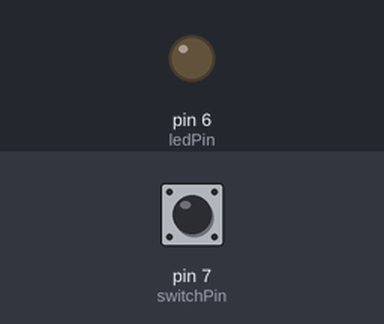
Simulated run of this sketch. Board: Arduino Uno, built with avr-gcc and run on an emulated ATmega328P. On the bench: output pins drawn as LEDs (lit = HIGH). The test bench sets the inputs (shaded band); at power-on: pin 7 (switchPin) LOW.

Above: at 1.2 s.
1.3 s: pin 7 (switchPin) pulled HIGH for 0.15 s
At 1.37 s:
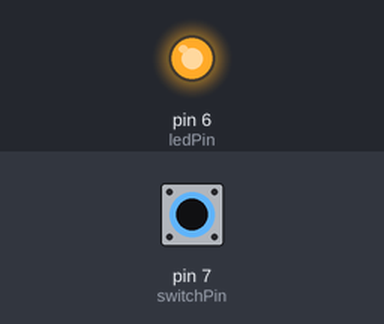
2.9 s: pin 7 (switchPin) pulled HIGH for 3.2 s
At 6.8 s:
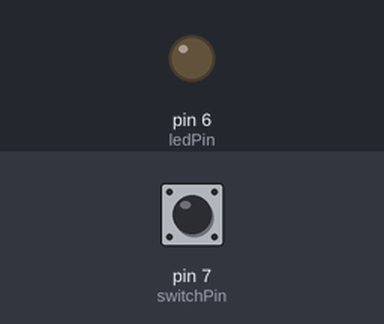
Timing chart, 0 to 8.3 s (numbered marks = the images above; inputs shaded):
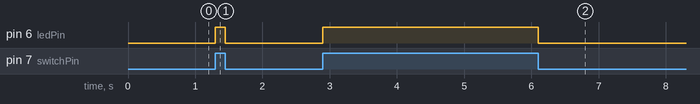

Measured:
- after the input at 1.3 s, pin 6 (ledPin): LOW → HIGH at once, → LOW 0.15 s later
- after the input at 2.9 s, pin 6 (ledPin): LOW → HIGH at once, → LOW 3.2 s later

The sketch:

challenge_1.ino
```cpp
const int switchPin = 7;
const int ledPin = 6;
int switchState = 0;

void setup() {

  pinMode(switchPin, INPUT);
  pinMode(ledPin, OUTPUT);

  digitalWrite(ledPin, HIGH);
}

void loop() {
  // Button state:
  switchState = digitalRead(switchPin);

  // if button is pressed (HIGH), LED ON:
  if (switchState == HIGH) {
    digitalWrite(ledPin, HIGH);  // LED ON
  } else {
    // if button is not pressed (LOW), LED OFF:
    digitalWrite(ledPin, LOW);   // LED OFF
  }
}
```
